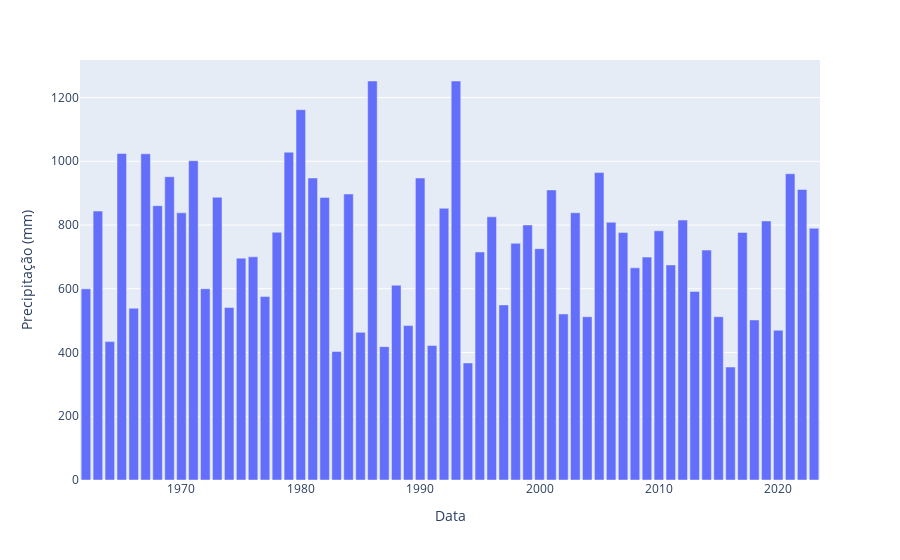

Here is the notebook cell this chart was saved with:
### Code cell
# plotando anual
fig = px.bar(df_ano, x=df_ano.index, y='Precipitação (mm)')
fig.update_traces(hovertemplate="Data: %{x} <br>prec: %{y:.0f} mm")
fig.show()
